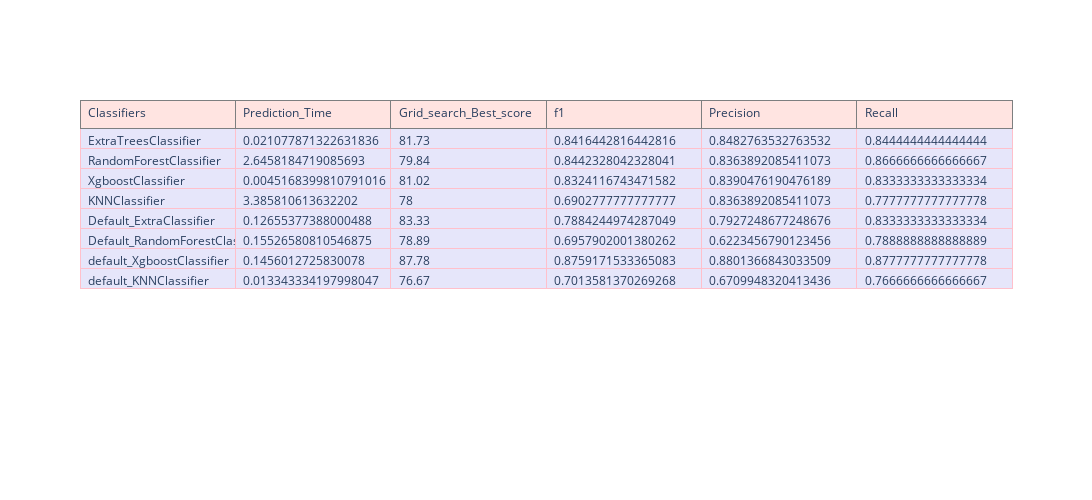

Notebook cell for this chart:
### Code cell
configure_plotly_browser_state()

trace = [go.Table(
    header=dict(values=['Classifiers','Prediction_Time', 'Grid_search_Best_score','f1','Precision', 'Recall'],
                line = dict(color='#7D7F80'),
                fill = dict(color='mistyrose'),
                align = ['left'] * 5),
    cells=dict(values=[name,Time, accuracy, f1_Score, precision_score,recall],
               line = dict(color='pink'),
               fill = dict(color='lavender'),
               align = ['left'] * 5))]

layout = dict(width=1200, height=500)

fig = dict(data=trace, layout=layout)
iplot(fig, filename = 'ModelComparison_Table')

### Figure 1 — Plotly figure (JSON) as saved in the notebook; plotly's stock layout.template omitted (floating-point values rounded to 4 significant figures)
{"data": [{"header": {"align": ["left", "left", "left", "left", "left"], "values": ["Classifiers", "Prediction_Time", "Grid_search_Best_score", "f1", "Precision", "Recall"], "line": {"color": "#7D7F80"}, "fill": {"color": "mistyrose"}}, "cells": {"align": ["left", "left", "left", "left", "left"], "values": [["ExtraTreesClassifier", "RandomForestClassifier", "XgboostClassifier", "KNNClassifier", "Default_ExtraClassifier", "Default_RandomForestClassifier", "default_XgboostClassifier", "default_KNNClassifier"], [0.02108, 2.646, 0.004517, 3.386, 0.1266, 0.1553, 0.1456, 0.01334], [81.73, 79.84, 81.02, 78, 83.33, 78.89, 87.78, 76.67], [0.8416, 0.8442, 0.8324, 0.6903, 0.7884, 0.6958, 0.8759, 0.7014], [0.8483, 0.8364, 0.839, 0.8364, 0.7927, 0.6223, 0.8801, 0.671], [0.8444, 0.8667, 0.8333, 0.7778, 0.8333, 0.7889, 0.8778, 0.7667]], "line": {"color": "pink"}, "fill": {"color": "lavender"}}, "type": "table"}], "layout": {"width": 1200, "height": 500}}
